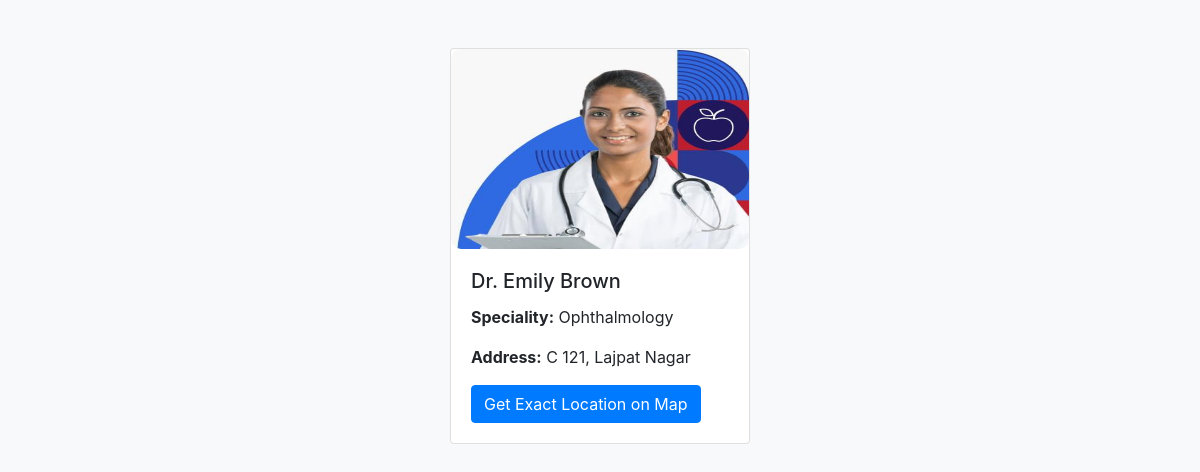
The page /doctors/7/ (signed in) on the database its author committed.
### female_healthcare_management/models.py (models this page shows, shortened)
class Doctor(models.Model):
    name = models.CharField(max_length=100)
    speciality = models.CharField(max_length=100)
    description =models.TextField(null=True)
    address = models.TextField()
    latitude = models.FloatField()
    longitude = models.FloatField()
    image = models.ImageField(null=True,upload_to='doctor_images/')

### female_healthcare_management/views.py (the view)
# urls.py: path('doctors/<int:doctor_id>/', doctor_detail, name='doctor_detail'),
@login_required
def doctor_detail(request, doctor_id):
    doctor = get_object_or_404(Doctor, pk=doctor_id)
    return render(request, 'doctor_detail.html', {'doctor': doctor})

### female_healthcare_management/templates/doctor_detail.html (shortened to what this page needs)
<!DOCTYPE html>
<html lang="en">
<head>
    <link rel="stylesheet" href="https://maxcdn.bootstrapcdn.com/bootstrap/4.5.2/css/bootstrap.min.css">
    <link rel="stylesheet" href="https://cdnjs.cloudflare.com/ajax/libs/font-awesome/6.0.0-beta3/css/all.min.css">
</head>
<body>
    <div class="container mt-5">
        <div class="card">
            <img src="{{ doctor.image.url }}" alt="{{ doctor.name }}" class="card-img-top doctor-image">
            <div class="card-body">
                <h5 class="card-title">{{ doctor.name }}</h5>
                <p class="card-text"><strong>Speciality:</strong> {{ doctor.speciality }}</p>
                <p class="card-text"><strong>Address:</strong> {{ doctor.address }}</p>
                <a href="{% url 'doctor_location' doctor.id %}" class="btn btn-primary">Get Exact Location on Map</a>
            </div>
        </div>
    </div>
</body>
</html>

### female_healthcare_management/templates/doctor_detail.html (style rules this page uses)
body { background-color: #f8f9fa; }
.card { width: 300px; margin: auto; opacity: 0; transform: translateY(-20px); animation: fadeInUp 0.5s forwards; transition: transform 0.3s, box-shadow 0.3s; }
.doctor-image { max-width: 100%; max-height: 200px; height: auto; border-radius: 10px; }

### rows shown on the page
Doctor: image (picture), name "Dr. Emily Brown", speciality "Ophthalmology", address "C 121, Lajpat Nagar"
